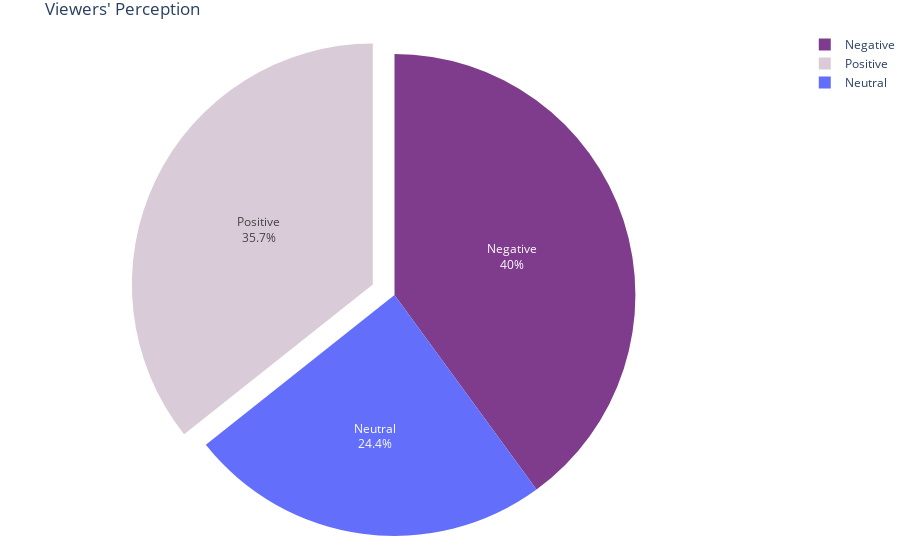

The cell this chart's notebook holds for it:
### Code cell
#plotting of the piechart
import plotly.io as pio # Plotly renderer
import plotly.graph_objects as go

df_tweets['overall_sentiments'].value_counts()

# Create dataframe for Count of Sentiment Categories
pie_chart = df_tweets['overall_sentiments'].value_counts().rename_axis('Sentiment').to_frame('Total_Tweets').reset_index()
colors = ['rgb(127,60,141)','rgb(217,204,216)']
sentiments_piechart = go.Figure(data=[go.Pie(labels = pie_chart.Sentiment, values = pie_chart.Total_Tweets,
                                            pull = [0,0.1], textinfo='label+percent',
                                             marker=dict(colors=colors))])
sentiments_piechart.update_layout(title="Viewers' Perception",
                                  margin={"r": 0, "t": 30, "l": 0, "b": 0})
sentiments_piechart.show()

### Figure 1 — Plotly figure (JSON) as saved in the notebook; plotly's stock layout.template omitted (floating-point values rounded to 4 significant figures)
{"data": [{"labels": ["Negative", "Positive", "Neutral"], "marker": {"colors": ["rgb(127,60,141)", "rgb(217,204,216)"]}, "pull": [0, 0.1], "textinfo": "label+percent", "type": "pie", "values": [1595, 1424, 972]}], "layout": {"margin": {"b": 0, "l": 0, "r": 0, "t": 30}, "title": {"text": "Viewers' Perception"}}}
